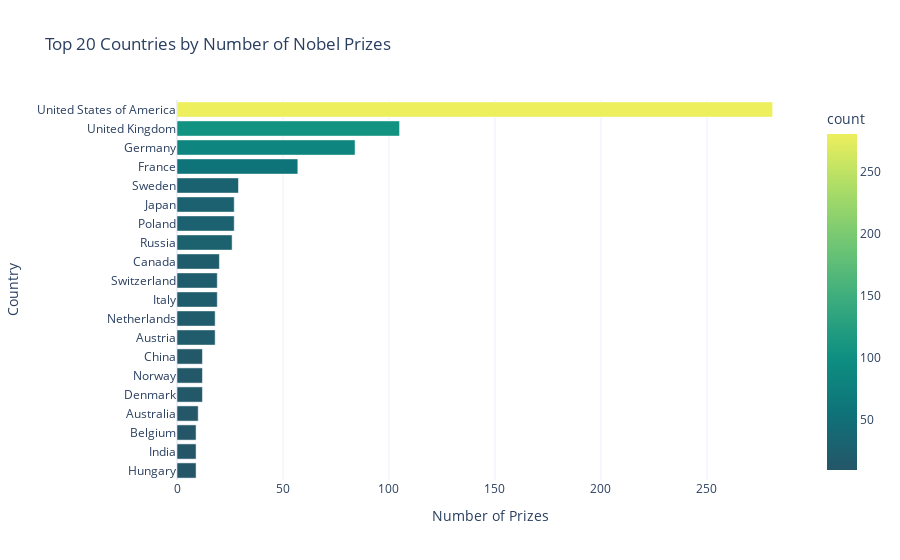

The notebook cell this image was saved under:
### Code cell
import plotly.express as px

fig = px.bar(
    top20_countries.sort_values(by='count', ascending=True),
    x='count',
    y='birth_country_current',
    orientation='h',
    title='Top 20 Countries by Number of Nobel Prizes',
    color='count',
    color_continuous_scale='Aggrnyl'
)

fig.update_layout(
    xaxis_title='Number of Prizes',
    yaxis_title='Country',
    template='plotly_white'
)

fig.show()

### Figure 1 — Plotly figure (JSON) as saved in the notebook; plotly's stock layout.template omitted (floating-point values rounded to 4 significant figures)
{"data": [{"hovertemplate": "count=%{marker.color}<br>birth_country_current=%{y}<extra></extra>", "legendgroup": "", "marker": {"color": [9, 9, 9, 10, 12, 12, 12, 18, 18, 19, 19, 20, 26, 27, 27, 29, 57, 84, 105, 281], "coloraxis": "coloraxis", "pattern": {"shape": ""}}, "name": "", "orientation": "h", "showlegend": false, "textposition": "auto", "type": "bar", "x": [9, 9, 9, 10, 12, 12, 12, 18, 18, 19, 19, 20, 26, 27, 27, 29, 57, 84, 105, 281], "xaxis": "x", "y": ["Hungary", "India", "Belgium", "Australia", "Denmark", "Norway", "China", "Austria", "Netherlands", "Italy", "Switzerland", "Canada", "Russia", "Poland", "Japan", "Sweden", "France", "Germany", "United Kingdom", "United States of America"], "yaxis": "y"}], "layout": {"barmode": "relative", "coloraxis": {"colorbar": {"title": {"text": "count"}}, "colorscale": [[0, "rgb(36, 86, 104)"], [0.1667, "rgb(15, 114, 121)"], [0.3333, "rgb(13, 143, 129)"], [0.5, "rgb(57, 171, 126)"], [0.6667, "rgb(110, 197, 116)"], [0.8333, "rgb(169, 220, 103)"], [1, "rgb(237, 239, 93)"]]}, "legend": {"tracegroupgap": 0}, "title": {"text": "Top 20 Countries by Number of Nobel Prizes"}, "xaxis": {"anchor": "y", "domain": [0, 1], "title": {"text": "Number of Prizes"}}, "yaxis": {"anchor": "x", "domain": [0, 1], "title": {"text": "Country"}}}}
